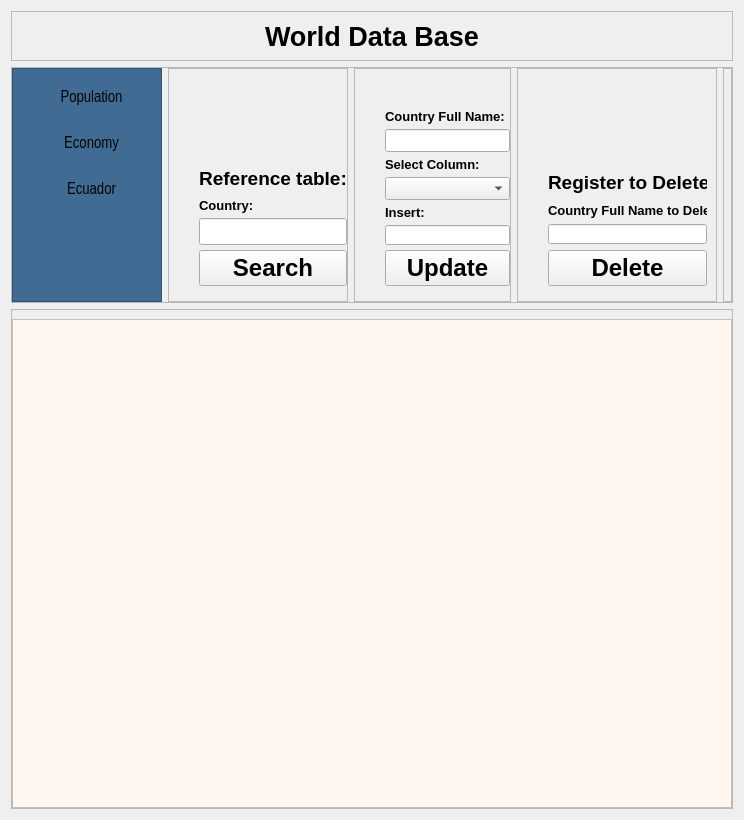
         <widget class="QWidget" name="Data_Base_page">
          <layout class="QVBoxLayout" name="verticalLayout_7">
           <item>
            <widget class="QFrame" name="Head_frame_DB">
             <property name="minimumSize">
              <size>
               <width>0</width>
               <height>50</height>
              </size>
             </property>
             <property name="maximumSize">
              <size>
               <width>16777215</width>
               <height>50</height>
              </size>
             </property>
             <property name="frameShape">
              <enum>QFrame::StyledPanel</enum>
             </property>
             <property name="frameShadow">
              <enum>QFrame::Raised</enum>
             </property>
             <layout class="QVBoxLayout" name="verticalLayout_16">
              <item alignment="Qt::AlignHCenter">
               <widget class="QLabel" name="label_2">
                <property name="font">
                 <font>
                  <pointsize>20</pointsize>
                  <weight>75</weight>
                  <bold>true</bold>
                 </font>
                </property>
                <property name="text">
                 <string>World Data Base</string>
                </property>
               </widget>
              </item>
             </layout>
            </widget>
           </item>
           <item>
            <widget class="QFrame" name="frame_10">
             <property name="minimumSize">
              <size>
               <width>0</width>
               <height>200</height>
              </size>
             </property>
             <property name="frameShape">
              <enum>QFrame::StyledPanel</enum>
             </property>
             <property name="frameShadow">
              <enum>QFrame::Raised</enum>
             </property>
             <layout class="QHBoxLayout" name="horizontalLayout_2">
              <property name="leftMargin">
               <number>0</number>
              </property>
              <property name="topMargin">
               <number>0</number>
              </property>
              <property name="rightMargin">
               <number>0</number>
              </property>
              <property name="bottomMargin">
               <number>0</number>
              </property>
              <item>
               <widget class="QFrame" name="Botones_frame">
                <property name="minimumSize">
                 <size>
                  <width>150</width>
                  <height>100</height>
                 </size>
                </property>
                <property name="maximumSize">
                 <size>
                  <width>150</width>
                  <height>16777215</height>
                 </size>
                </property>
                <property name="styleSheet">
                 <string notr="true">QFrame{
background-color:#406c93;
}



QPushButton{
background-color: #406c93;
border-top-left-radius: 20px;
border-bottom-left-radius: 20px;

font: 75 12pt &quot;Arial Narrow&quot;;
	
}

QPushButton:hover{
background-color: white;
border-top-left-radius: 20px;
border-bottom-left-radius: 20px;

font: 75 12pt &quot;Arial Narrow&quot;;
}</string>
                </property>
                <property name="frameShape">
                 <enum>QFrame::StyledPanel</enum>
                </property>
                <property name="frameShadow">
                 <enum>QFrame::Raised</enum>
                </property>
                <layout class="QVBoxLayout" name="verticalLayout_18">
                 <property name="rightMargin">
                  <number>0</number>
                 </property>
                 <item>
                  <widget class="QPushButton" name="Btn_population">
                   <property name="minimumSize">
                    <size>
                     <width>0</width>
                     <height>40</height>
                    </size>
                   </property>
                   <property name="maximumSize">
                    <size>
                     <width>200</width>
                     <height>40</height>
                    </size>
                   </property>
                   <property name="font">
                    <font>
                     <family>Arial Narrow</family>
                     <pointsize>12</pointsize>
                     <weight>9</weight>
                     <italic>false</italic>
                     <bold>false</bold>
                    </font>
                   </property>
                   <property name="text">
                    <string>Population</string>
                   </property>
                  </widget>
                 </item>
                 <item>
                  <widget class="QPushButton" name="Btn_economy">
                   <property name="minimumSize">
                    <size>
                     <width>0</width>
                     <height>40</height>
                    </size>
                   </property>
                   <property name="maximumSize">
                    <size>
                     <width>16777215</width>
                     <height>40</height>
                    </size>
                   </property>
                   <property name="font">
                    <font>
                     <family>Arial Narrow</family>
                     <pointsize>12</pointsize>
                     <weight>9</weight>
                     <italic>false</italic>
                     <bold>false</bold>
                    </font>
                   </property>
                   <property name="text">
                    <string>Economy</string>
                   </property>
                  </widget>
                 </item>
                 <item>
                  <widget class="QPushButton" name="Btn_Ecuador">
                   <property name="minimumSize">
                    <size>
                     <width>0</width>
                     <height>40</height>
                    </size>
                   </property>
                   <property name="maximumSize">
                    <size>
                     <width>16777215</width>
                     <height>40</height>
                    </size>
                   </property>
                   <property name="font">
                    <font>
                     <family>Arial Narrow</family>
                     <pointsize>12</pointsize>
                     <weight>9</weight>
                     <italic>false</italic>
                     <bold>false</bold>
                    </font>
                   </property>
                   <property name="text">
                    <string>Ecuador</string>
                   </property>
                  </widget>
                 </item>
                 <item>
                  <spacer name="verticalSpacer_4">
                   <property name="orientation">
                    <enum>Qt::Vertical</enum>
                   </property>
                   <property name="sizeHint" stdset="0">
                    <size>
                     <width>20</width>
                     <height>40</height>
                    </size>
                   </property>
                  </spacer>
                 </item>
                </layout>
               </widget>
              </item>
              <item>
               <widget class="QFrame" name="Search_frame">
                <property name="maximumSize">
                 <size>
                  <width>200</width>
                  <height>16777215</height>
                 </size>
                </property>
                <property name="styleSheet">
                 <string notr="true"/>
                </property>
                <property name="frameShape">
                 <enum>QFrame::StyledPanel</enum>
                </property>
                <property name="frameShadow">
                 <enum>QFrame::Raised</enum>
                </property>
                <layout class="QVBoxLayout" name="verticalLayout_19">
                 <property name="spacing">
                  <number>5</number>
                 </property>
                 <property name="leftMargin">
                  <number>30</number>
                 </property>
                 <property name="topMargin">
                  <number>0</number>
                 </property>
                 <property name="rightMargin">
                  <number>0</number>
                 </property>
                 <property name="bottomMargin">
                  <number>15</number>
                 </property>
                 <item>
                  <spacer name="verticalSpacer_6">
                   <property name="orientation">
                    <enum>Qt::Vertical</enum>
                   </property>
                   <property name="sizeHint" stdset="0">
                    <size>
                     <width>20</width>
                     <height>40</height>
                    </size>
                   </property>
                  </spacer>
                 </item>
                 <item>
                  <widget class="QLabel" name="Label_reference_table">
                   <property name="minimumSize">
                    <size>
                     <width>0</width>
                     <height>30</height>
                    </size>
                   </property>
                   <property name="maximumSize">
                    <size>
                     <width>16777215</width>
                     <height>30</height>
                    </size>
                   </property>
                   <property name="font">
                    <font>
                     <pointsize>14</pointsize>
                     <weight>75</weight>
                     <bold>true</bold>
                    </font>
                   </property>
                   <property name="text">
                    <string>Reference table:</string>
                   </property>
                   <property name="alignment">
                    <set>Qt::AlignCenter</set>
                   </property>
                  </widget>
                 </item>
                 <item>
                  <widget class="QLabel" name="label_10">
                   <property name="minimumSize">
                    <size>
                     <width>0</width>
                     <height>15</height>
                    </size>
                   </property>
                   <property name="maximumSize">
                    <size>
                     <width>16777215</width>
                     <height>15</height>
                    </size>
                   </property>
                   <property name="font">
                    <font>
                     <pointsize>10</pointsize>
                     <weight>75</weight>
                     <bold>true</bold>
                    </font>
                   </property>
                   <property name="text">
                    <string>Country:</string>
                   </property>
                  </widget>
                 </item>
                 <item>
                  <widget class="QLineEdit" name="Qline_country_search">
                   <property name="minimumSize">
                    <size>
                     <width>0</width>
                     <height>20</height>
                    </size>
                   </property>
                   <property name="maximumSize">
                    <size>
                     <width>16777215</width>
                     <height>30</height>
                    </size>
                   </property>
                   <property name="font">
                    <font>
                     <pointsize>12</pointsize>
                    </font>
                   </property>
                   <property name="toolTip">
                    <string>The Country Line support format %xx, %xx%, xx%</string>
                   </property>
                  </widget>
                 </item>
                 <item>
                  <widget class="QPushButton" name="Btn_search">
                   <property name="font">
                    <font>
                     <pointsize>18</pointsize>
                     <weight>75</weight>
                     <bold>true</bold>
                    </font>
                   </property>
                   <property name="text">
                    <string>Search</string>
                   </property>
                   <property name="icon">
                    <iconset resource="resources.qrc">
                     <normaloff>:/blue/assets/imagenes/Blue258aad/layers.svg</normaloff>:/blue/assets/imagenes/Blue258aad/layers.svg</iconset>
                   </property>
                   <property name="iconSize">
                    <size>
                     <width>20</width>
                     <height>20</height>
                    </size>
                   </property>
                  </widget>
                 </item>
                </layout>
               </widget>
              </item>
              <item>
               <widget class="QFrame" name="Add_frame">
                <property name="maximumSize">
                 <size>
                  <width>200</width>
                  <height>16777215</height>
                 </size>
                </property>
                <property name="frameShape">
                 <enum>QFrame::StyledPanel</enum>
                </property>
                <property name="frameShadow">
                 <enum>QFrame::Raised</enum>
                </property>
                <layout class="QVBoxLayout" name="verticalLayout_20">
                 <property name="spacing">
                  <number>5</number>
                 </property>
                 <property name="leftMargin">
                  <number>30</number>
                 </property>
                 <property name="topMargin">
                  <number>0</number>
                 </property>
                 <property name="rightMargin">
                  <number>0</number>
                 </property>
                 <property name="bottomMargin">
                  <number>15</number>
                 </property>
                 <item>
                  <spacer name="verticalSpacer_7">
                   <property name="orientation">
                    <enum>Qt::Vertical</enum>
                   </property>
                   <property name="sizeHint" stdset="0">
                    <size>
                     <width>20</width>
                     <height>40</height>
                    </size>
                   </property>
                  </spacer>
                 </item>
                 <item>
                  <widget class="QLabel" name="label_9">
                   <property name="font">
                    <font>
                     <pointsize>10</pointsize>
                     <weight>75</weight>
                     <bold>true</bold>
                    </font>
                   </property>
                   <property name="text">
                    <string>Country Full Name:</string>
                   </property>
                  </widget>
                 </item>
                 <item>
                  <widget class="QLineEdit" name="Qline_country_update">
                   <property name="font">
                    <font>
                     <pointsize>10</pointsize>
                    </font>
                   </property>
                  </widget>
                 </item>
                 <item>
                  <widget class="QLabel" name="label_6">
                   <property name="font">
                    <font>
                     <pointsize>10</pointsize>
                     <weight>75</weight>
                     <bold>true</bold>
                    </font>
                   </property>
                   <property name="text">
                    <string>Select Column:</string>
                   </property>
                  </widget>
                 </item>
                 <item>
                  <widget class="QComboBox" name="cbx_insert">
                   <property name="maximumSize">
                    <size>
                     <width>16777215</width>
                     <height>30</height>
                    </size>
                   </property>
                   <property name="font">
                    <font>
                     <pointsize>10</pointsize>
                    </font>
                   </property>
                  </widget>
                 </item>
                 <item>
                  <widget class="QLabel" name="label_7">
                   <property name="font">
                    <font>
                     <pointsize>10</pointsize>
                     <weight>75</weight>
                     <bold>true</bold>
                    </font>
                   </property>
                   <property name="text">
                    <string>Insert:</string>
                   </property>
                  </widget>
                 </item>
                 <item>
                  <widget class="QLineEdit" name="Qline_update">
                   <property name="minimumSize">
                    <size>
                     <width>0</width>
                     <height>20</height>
                    </size>
                   </property>
                   <property name="maximumSize">
                    <size>
                     <width>16777215</width>
                     <height>20</height>
                    </size>
                   </property>
                  </widget>
                 </item>
                 <item>
                  <widget class="QPushButton" name="Btn_insert">
                   <property name="font">
                    <font>
                     <pointsize>18</pointsize>
                     <weight>75</weight>
                     <bold>true</bold>
                    </font>
                   </property>
                   <property name="text">
                    <string>Update</string>
                   </property>
                   <property name="icon">
                    <iconset resource="resources.qrc">
                     <normaloff>:/blue/assets/imagenes/Blue258aad/life-buoy.svg</normaloff>:/blue/assets/imagenes/Blue258aad/life-buoy.svg</iconset>
                   </property>
                   <property name="iconSize">
                    <size>
                     <width>20</width>
                     <height>20</height>
                    </size>
                   </property>
                  </widget>
                 </item>
                </layout>
               </widget>
              </item>
              <item>
               <widget class="QFrame" name="frame_11">
                <property name="maximumSize">
                 <size>
                  <width>200</width>
                  <height>16777215</height>
                 </size>
                </property>
                <property name="frameShape">
                 <enum>QFrame::StyledPanel</enum>
                </property>
                <property name="frameShadow">
                 <enum>QFrame::Raised</enum>
                </property>
                <layout class="QVBoxLayout" name="verticalLayout_21">
                 <property name="leftMargin">
                  <number>30</number>
                 </property>
                 <property name="topMargin">
                  <number>0</number>
                 </property>
                 <property name="bottomMargin">
                  <number>15</number>
                 </property>
                 <item>
                  <spacer name="verticalSpacer_5">
                   <property name="orientation">
                    <enum>Qt::Vertical</enum>
                   </property>
                   <property name="sizeHint" stdset="0">
                    <size>
                     <width>20</width>
                     <height>75</height>
                    </size>
                   </property>
                  </spacer>
                 </item>
                 <item>
                  <widget class="QLabel" name="label_delete">
                   <property name="minimumSize">
                    <size>
                     <width>0</width>
                     <height>30</height>
                    </size>
                   </property>
                   <property name="maximumSize">
                    <size>
                     <width>16777215</width>
                     <height>30</height>
                    </size>
                   </property>
                   <property name="font">
                    <font>
                     <pointsize>14</pointsize>
                     <weight>75</weight>
                     <bold>true</bold>
                    </font>
                   </property>
                   <property name="text">
                    <string>Register to Delete</string>
                   </property>
                  </widget>
                 </item>
                 <item>
                  <widget class="QLabel" name="label_8">
                   <property name="font">
                    <font>
                     <pointsize>10</pointsize>
                     <weight>75</weight>
                     <bold>true</bold>
                    </font>
                   </property>
                   <property name="text">
                    <string>Country Full Name to Delete:</string>
                   </property>
                  </widget>
                 </item>
                 <item>
                  <widget class="QLineEdit" name="Qline_delete_country">
                   <property name="minimumSize">
                    <size>
                     <width>0</width>
                     <height>20</height>
                    </size>
                   </property>
                   <property name="maximumSize">
                    <size>
                     <width>16777215</width>
                     <height>20</height>
                    </size>
                   </property>
                  </widget>
                 </item>
                 <item>
                  <widget class="QPushButton" name="Btn_delete">
                   <property name="font">
                    <font>
                     <family>MS Shell Dlg 2</family>
                     <pointsize>18</pointsize>
                     <weight>75</weight>
                     <bold>true</bold>
                    </font>
                   </property>
                   <property name="text">
                    <string>Delete</string>
                   </property>
                   <property name="icon">
                    <iconset resource="resources.qrc">
                     <normaloff>:/blue/assets/imagenes/Blue258aad/delete.svg</normaloff>:/blue/assets/imagenes/Blue258aad/delete.svg</iconset>
                   </property>
                   <property name="iconSize">
                    <size>
                     <width>20</width>
                     <height>20</height>
                    </size>
                   </property>
                  </widget>
                 </item>
                </layout>
               </widget>
              </item>
              <item>
               <widget class="QFrame" name="sello_sqlite">
                <property name="frameShape">
                 <enum>QFrame::StyledPanel</enum>
                </property>
                <property name="frameShadow">
                 <enum>QFrame::Raised</enum>
                </property>
                <layout class="QVBoxLayout" name="verticalLayout_22">
                 <property name="spacing">
                  <number>0</number>
                 </property>
                 <property name="leftMargin">
                  <number>0</number>
                 </property>
                 <property name="topMargin">
                  <number>0</number>
                 </property>
                 <property name="rightMargin">
                  <number>0</number>
                 </property>
                 <property name="bottomMargin">
                  <number>0</number>
                 </property>
                 <item>
                  <widget class="QLabel" name="label_11">
                   <property name="minimumSize">
                    <size>
                     <width>0</width>
                     <height>0</height>
                    </size>
                   </property>
                   <property name="maximumSize">
                    <size>
                     <width>300</width>
                     <height>300</height>
                    </size>
                   </property>
                   <property name="text">
                    <string/>
                   </property>
                   <property name="pixmap">
                    <pixmap>assets/imagenes/sqlite.png</pixmap>
                   </property>
                   <property name="alignment">
                    <set>Qt::AlignCenter</set>
                   </property>
                  </widget>
                 </item>
                </layout>
               </widget>
              </item>
             </layout>
            </widget>
           </item>
           <item>
            <widget class="QFrame" name="frame_tableDB">
             <property name="minimumSize">
              <size>
               <width>0</width>
               <height>500</height>
              </size>
             </property>
             <property name="frameShape">
              <enum>QFrame::StyledPanel</enum>
             </property>
             <property name="frameShadow">
              <enum>QFrame::Raised</enum>
             </property>
             <layout class="QVBoxLayout" name="verticalLayout_17">
              <property name="leftMargin">
               <number>0</number>
              </property>
              <property name="rightMargin">
               <number>0</number>
              </property>
              <property name="bottomMargin">
               <number>0</number>
              </property>
              <item>
               <widget class="QTableWidget" name="tableWidgetDB">
                <property name="enabled">
                 <bool>true</bool>
                </property>
                <property name="styleSheet">
                 <string notr="true">background-color: rgb(255, 247, 239);</string>
                </property>
               </widget>
              </item>
             </layout>
            </widget>
           </item>
          </layout>
         </widget>
